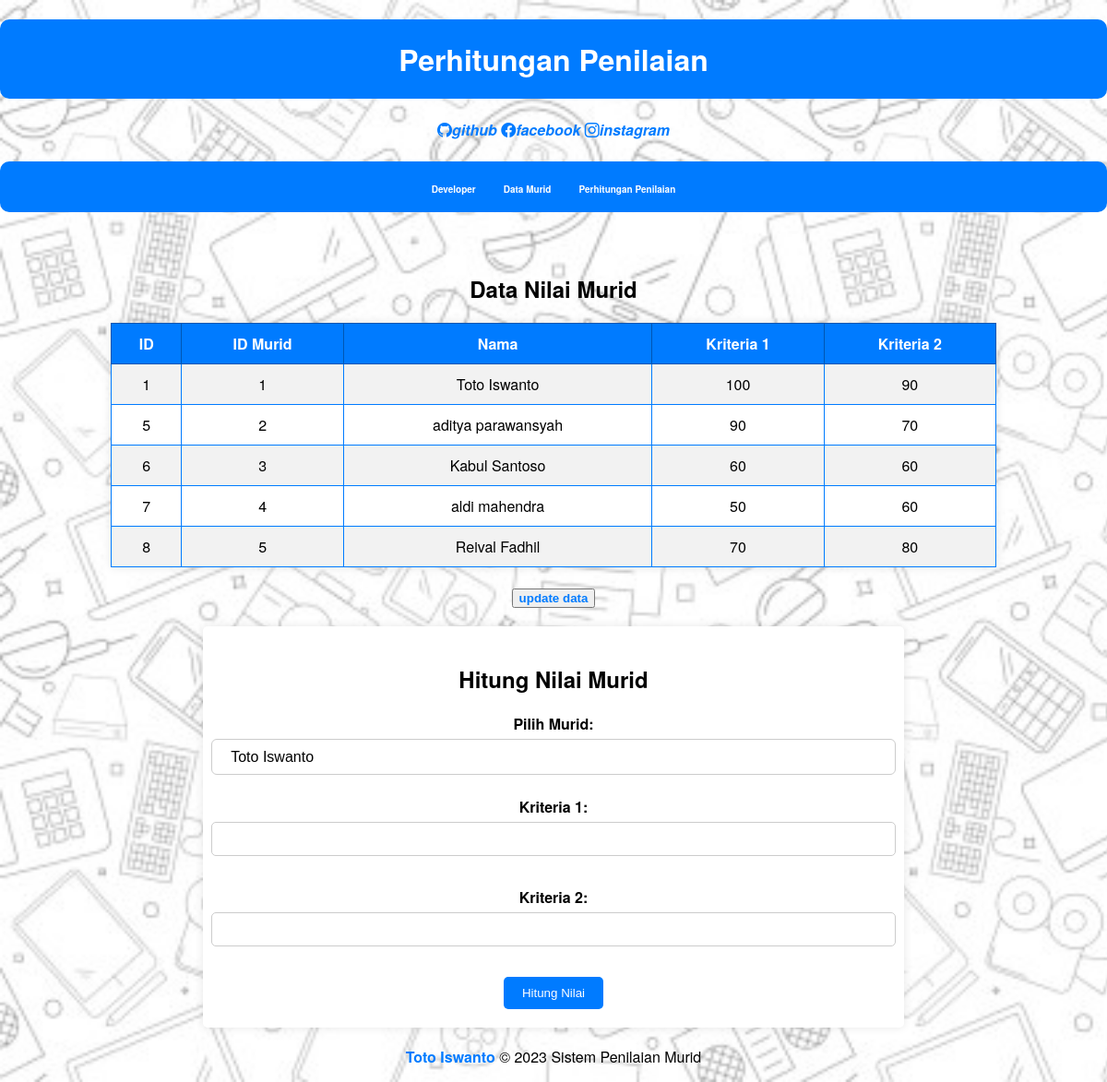
The page /penilaian.php on the database its author committed.
### tables this page shows
CREATE TABLE `tabel_nilai` (
  `id` int(11) NOT NULL,
  `id_matrik` int(11) NOT NULL,
  `nama` varchar(255) NOT NULL,
  `kriteria1` float DEFAULT NULL,
  `kriteria2` float DEFAULT NULL
);

### penilaian.php (the view, shortened to what this page needs)
<!DOCTYPE html>
<html>
<head>
    <link rel="stylesheet" type="text/css" href="assets/css/style.css">
</head>
<body>
    <center>
        <h1>Perhitungan Penilaian</h1>
    </center>
    <center>
        <?php include 'includes/header.php'; ?>
        <?php
        include 'database.php';
        ?>
    </center>
    <center>
        <h2>Data Nilai Murid</h2>
    <?php
    $sqlNilai = "SELECT * FROM tabel_nilai";
    $resultNilai = $conn->query($sqlNilai);
    if ($resultNilai->num_rows > 0) {
        echo "<table>";
        echo "<tr><th>ID</th><th>ID Murid</th><th>Nama</th><th>Kriteria 1</th><th>Kriteria 2</th></tr>";
        while ($rowNilai = $resultNilai->fetch_assoc()) {
            echo "<tr data-id_murid='" . $rowNilai['id_matrik'] . "' data-kriteria1='" . $rowNilai['kriteria1'] . "' data-kriteria2='" . $rowNilai['kriteria2'] . "'>";
            echo "<td>" . $rowNilai['id'] . "</td>";
            echo "<td>" . $rowNilai['id_matrik'] . "</td>";
            echo "<td>" . $rowNilai['nama'] . "</td>";
            echo "<td>" . $rowNilai['kriteria1'] . "</td>";
            echo "<td>" . $rowNilai['kriteria2'] . "</td>";
            echo "</tr>";
        }
        echo "</table>";
    } else {
        echo "Tidak ada data nilai murid yang ditemukan.";
    }
    ?>
    <button><a href="update.php">update data</a></button>
    </center>
    <center>
        <form method="POST" action="penilaian.php">
            <h2>Hitung Nilai Murid</h2>
            <label for="id_murid">Pilih Murid:</label>
            <select name="id_murid" id="id_murid">
                <?php
                $sqlMurid = "SELECT * FROM tabel_nilai";
                $resultMurid = $conn->query($sqlMurid);
                while ($rowMurid = $resultMurid->fetch_assoc()) {
                    echo "<option value='" . $rowMurid['id_matrik'] . "'>" . $rowMurid['nama'] . "</option>";
                }
                ?>
            </select>
            <input type="hidden" name="nama" id="nama" value="<?php echo isset($nama) ? $nama: ''; ?>"><br>
            <label for="kriteria1">Kriteria 1:</label>
            <input type="kriteria1" name="kriteria1" id="kriteria1" value="<?php echo isset($kriteria1) ? $kriteria1 : ''; ?>"><br>
            <label for="kriteria2">Kriteria 2:</label>
            <input type="kriteria2" name="kriteria2" id="kriteria2" value="<?php echo isset($kriteria2) ? $kriteria2 : ''; ?>">
            <br>
            <input type="submit" value="Hitung Nilai"></input>
        </form>
    </center>
    <center>
        <?php include 'includes/footer.php'; ?>
</body>
</html>

### includes/header.php (shortened to what this page needs)
<!DOCTYPE html>
<html>
<head>
    <link rel="stylesheet" type="text/css" href="assets/css/style.css">
    <link href="https://cdn.jsdelivr.net/npm/bootstrap-icons@1.7.0/font/bootstrap-icons.css" rel="stylesheet">
</head>
<body>
    <header>
    <center>
        <a href="https://github.com/Tois286"><i class="bi bi-github">github</i></a>
        <a href="https://www.facebook.com/Totoiswanto123?locale=id_ID"><i class="bi bi-facebook">facebook</i></a>
        <a href="https://www.instagram.com/tois_n10/"><i class="bi bi-instagram">instagram</i></a>
    </center><br>
        <nav class="header-container">
        <ul>
            <li><a href="index.php">Developer</a></li>
            <li><a href="murid.php">Data Murid</a></li>
            <li><a href="penilaian.php">Perhitungan Penilaian</a></li>
        </ul>
        </nav><br>
        <center><div class="image"></center><br>
    </header>

### includes/footer.php
<footer>
        <p><a href="https://www.instagram.com/tois_n10/">Toto Iswanto</a> &copy; <?php echo date('Y'); ?> Sistem Penilaian Murid</p>
    </footer>
</body>
</html>

### assets/css/style.css (style rules this page uses)
body { font-family: 'Helvetica Neue', Arial, sans-serif; margin: 0; padding: 0; background-image: url('bg.png'); background-size: cover; background-repeat: no-repeat; background-attachment: fixed; }
h1 { text-align: center; background-color: #007BFF; color: #fff; padding: 20px; border-radius: 10px; transition: background-color 0.3s; }
table { width: 80%; margin: 20px auto; border-collapse: collapse; background-color: #fff; box-shadow: 0px 0px 10px rgba(0, 0, 0, 0.1); }
table, th, td { border: 1px solid #007BFF; }
table, th, td:hover { border-color: #0056b3; }
a { text-decoration: none; color: #007BFF; font-weight: bold; transition: color 0.3s; }
.header-container { display: flex; justify-content: center; align-items: center; }
nav { display: flex; justify-content: center; align-items: center; background-color: #007BFF; border-radius: 10px; }
nav ul { list-style: none; padding: 0; display: flex; }
nav li { margin: 0 15px; }
nav a { text-decoration: none; color: #fff; font-weight: bold; transition: color 0.3s; font-size: 10px; }
th { background-color: #007BFF; color: #fff; padding: 10px; text-align: center; }
td { padding: 10px; text-align: center; }
tr:nth-child(even) { background-color: #f2f2f2; }
input[type="submit"] { background-color: #007BFF; color: #fff; padding: 5px 10px; border: none; border-radius: 5px; cursor: pointer; transition: background-color 0.3s; }
form { width: 60%; margin: 20px auto; background-color: #fff; padding: 20px; box-shadow: 0px 0px 10px rgba(0, 0, 0, 0.1); border-radius: 5px; display: flex; flex-direction: column; justify-content: center; align-items: center; }
label { display: block; font-weight: bold; margin-bottom: 5px; }
input[type="id"], input[type="nama"], input[type="kelas"], input[type="kriteria1"], input[type="kriteria2"] { width: 100%; padding: 10px; margin-bottom: 10px; border: 1px solid #ccc; border-radius: 5px; transition: border-color 0.3s; }
input[type="submit"] { background-color: #007BFF; color: #fff; padding: 10px 20px; border: none; border-radius: 5px; cursor: pointer; transition: background-color 0.3s; }
select { padding: 10px 20px; border: 1px solid #ccc; border-radius: 6px; width: 103%; font-size: 16px; background-color: #fff; appearance: none; }
select:after { content: "\25BC"; position: absolute; top: 15px; right: 15px; font-size: 18px; pointer-events: none; }

### rows shown on the page
tabel_nilai: id "1", id_matrik "1", nama "Toto Iswanto", kriteria1 "100", kriteria2 "90"
tabel_nilai: id "5", id_matrik "2", nama "aditya parawansyah", kriteria1 "90", kriteria2 "70"
tabel_nilai: id "6", id_matrik "3", nama "Kabul Santoso", kriteria1 "60", kriteria2 "60"
tabel_nilai: id "7", id_matrik "4", nama "aldi mahendra", kriteria1 "50", kriteria2 "60"
tabel_nilai: id "8", id_matrik "5", nama "Reival Fadhil", kriteria1 "70", kriteria2 "80"

### other values the page prints
form field id_murid "Toto Iswanto"
